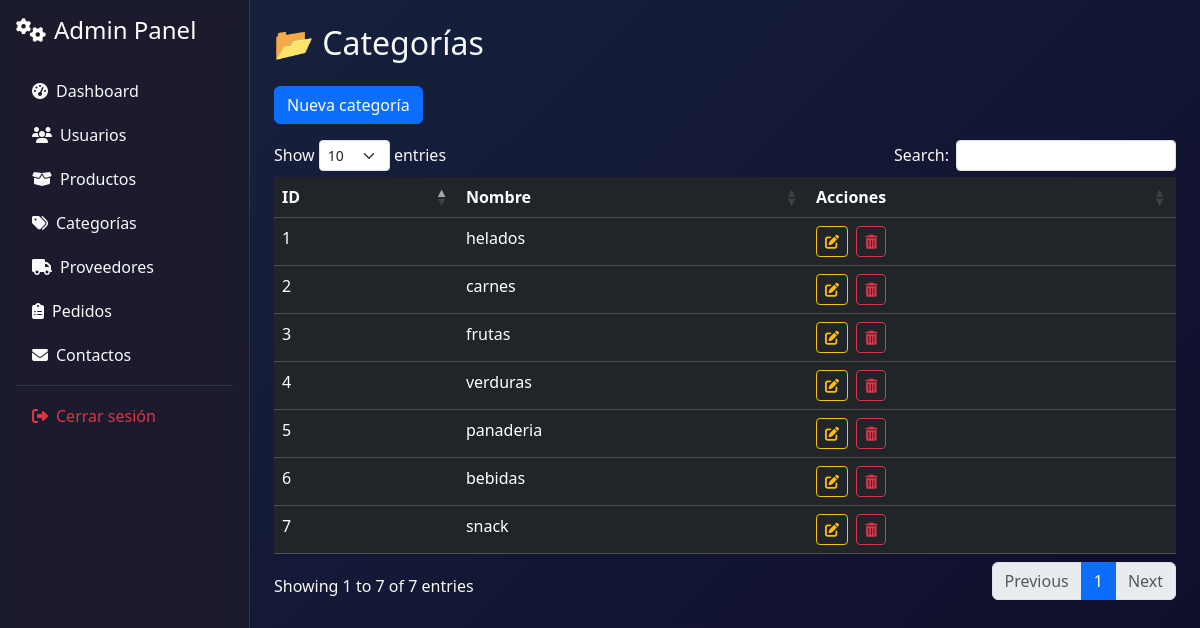
Page /categorias/ on the committed database.
### models/categoria.py (models this page shows, shortened)
class Categoria(db.Model):
    __tablename__ = 'categorias'
    id = db.Column(db.Integer, primary_key=True)
    nombre = db.Column(db.String(50), unique=True, nullable=False)
    productos = db.relationship('Producto', backref='categoria', lazy=True)

### controllers/categoria_controller.py (the view)
@categoria_bp.route('/')
def index():
    categorias = Categoria.query.all()
    return categoria_view.index(categorias)

### app.py (called while the page is built)
@app.context_processor
def inject_active_path():
    def is_active(path):
        return 'active' if request.path == path else ''
    return dict(is_active=is_active)

@app.context_processor
def cantidad_carrito():
    def contar_productos():
        if session.get('rol') == 'cliente' and session.get('id'):
            items = Carrito.query.filter_by(usuario_id=session['id']).all()
            return len(items)
        return 0
    return dict(cantidad_en_carrito=contar_productos())

### views/categoria_view.py (called while the page is built)
def index(categorias):
    return render_template('categorias/lista.html', categorias=categorias)

### templates/categorias/lista.html (shortened to what this page needs)
{% extends 'base_admin.html' %}
{% block content %}
<h2 class="mb-4">📂 Categorías</h2>
<a href="{{ url_for('categoria.nuevo') }}" class="btn btn-primary mb-3">Nueva categoría</a>
<table class="table table-dark table-hover data-table">
  <thead>
    <tr>
      <th>ID</th>
      <th>Nombre</th>
      <th>Acciones</th>
    </tr>
  </thead>
  <tbody>
    {% for c in categorias %}
    <tr>
      <td>{{ c.id }}</td>
      <td>{{ c.nombre }}</td>
      <td>
        <a href="{{ url_for('categoria.editar', id=c.id) }}" class="btn btn-sm btn-outline-warning me-1">
          <i class="fas fa-edit"></i>
        </a>
        <a href="{{ url_for('categoria.eliminar', id=c.id) }}" class="btn btn-sm btn-outline-danger">
          <i class="fas fa-trash-alt"></i>
        </a>
      </td>
    </tr>
    {% endfor %}
  </tbody>
</table>
{% endblock %}

### templates/base_admin.html (shortened to what this page needs)
<!DOCTYPE html>
<html lang="es">
<head>
  <link href="https://cdn.jsdelivr.net/npm/bootstrap@5.3.3/dist/css/bootstrap.min.css" rel="stylesheet">
  <link rel="stylesheet" href="https://cdnjs.cloudflare.com/ajax/libs/animate.css/4.1.1/animate.min.css"/>
  <link rel="stylesheet" href="https://cdnjs.cloudflare.com/ajax/libs/font-awesome/6.4.0/css/all.min.css">
  <link rel="stylesheet" href="https://cdn.datatables.net/1.13.6/css/dataTables.bootstrap5.min.css">
  <link rel="stylesheet" href="https://cdn.jsdelivr.net/npm/sweetalert2@11/dist/sweetalert2.min.css">
  <link rel="stylesheet" href="https://cdnjs.cloudflare.com/ajax/libs/hover.css/2.3.1/css/hover-min.css">
</head>
<body class="bg-dark text-light">
  <div class="d-flex flex-nowrap min-vh-100">
    <div class="admin-sidebar p-3 text-white" style="width: 250px;" data-aos="fade-right">
      <h4 class="mb-4 animate__animated animate__fadeIn">
        <i class="fas fa-cogs me-2"></i>Admin Panel
      </h4>
      <ul class="nav flex-column">
        <li class="nav-item animate__animated animate__fadeInLeft" data-aos-delay="100">
          <a href="{{ url_for('admin.dashboard') }}" class="nav-link text-light nav-link-admin hvr-underline-from-center">
            <i class="fas fa-tachometer-alt me-2"></i>Dashboard
          </a>
        </li>
        <li class="nav-item animate__animated animate__fadeInLeft" data-aos-delay="150">
        <a href="{{ url_for('admin.lista_usuarios') }}" class="nav-link text-light nav-link-admin hvr-underline-from-center">
            <i class="fas fa-users me-2"></i>Usuarios
        </a>
        </li>
        <li class="nav-item animate__animated animate__fadeInLeft" data-aos-delay="200">
          <a href="{{ url_for('producto.index') }}"class="nav-link text-light nav-link-admin hvr-underline-from-center">
            <i class="fas fa-box-open me-2"></i>Productos
          </a>
        </li>
        <li class="nav-item animate__animated animate__fadeInLeft" data-aos-delay="250">
          <a href="{{ url_for('categoria.index') }}" class="nav-link text-light nav-link-admin hvr-underline-from-center">
            <i class="fas fa-tags me-2"></i>Categorías
          </a>
        </li>
        <li class="nav-item animate__animated animate__fadeInLeft" data-aos-delay="250">
          <a href="{{ url_for('proveedor.index') }}" class="nav-link text-light nav-link-admin hvr-underline-from-center">
            <i class="fas fa-truck me-2"></i>Proveedores
          </a>
        </li>
        <li class="nav-item animate__animated animate__fadeInLeft" data-aos-delay="300">
          <a href="#" class="nav-link text-light nav-link-admin hvr-underline-from-center">
            <i class="fas fa-clipboard-list me-2"></i>Pedidos
          </a>
        </li>
        <li class="nav-item animate__animated animate__fadeInLeft" data-aos-delay="350">
          <a href="#" class="nav-link text-light nav-link-admin hvr-underline-from-center">
            <i class="fas fa-envelope me-2"></i>Contactos
          </a>
        </li>
        <li><hr class="text-secondary my-2"></li>
        <li class="nav-item animate__animated animate__fadeInLeft" data-aos-delay="400">
          <a href="{{ url_for('usuario.login') }}" class="nav-link text-danger nav-link-admin hvr-grow">
            <i class="fas fa-sign-out-alt me-2"></i>Cerrar sesión
          </a>
        </li>
      </ul>
    </div>
    <main class="flex-fill p-4 admin-main">
      {% block content %}{% endblock %}
    </main>
  </div>
</body>
</html>

### templates/base_admin.html (style rules this page uses)
:root { --admin-sidebar: #1a1a2e; --admin-main: #16213e; --admin-accent: #0f3460; }
body { font-family: 'Segoe UI', system-ui, sans-serif; overflow-x: hidden; }
.admin-sidebar { background: rgba(26, 26, 46, 0.85) !important; backdrop-filter: blur(8px); border-right: 1px solid rgba(255, 255, 255, 0.1); transition: all 0.3s ease; }
.nav-link-admin { border-radius: 6px; transition: all 0.3s ease; margin: 2px 0; }
.admin-main { background: linear-gradient(135deg, var(--admin-main), #0f0c29); }

### rows in the picture
Categoria: id "1", nombre "helados"
Categoria: id "2", nombre "carnes"
Categoria: id "3", nombre "frutas"
Categoria: id "4", nombre "verduras"
Categoria: id "5", nombre "panaderia"
Categoria: id "6", nombre "bebidas"
Categoria: id "7", nombre "snack"
